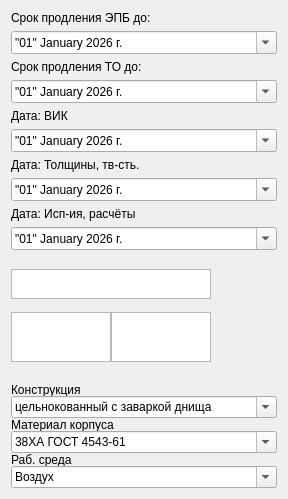
       <widget class="QWidget" name="layoutWidget">
        <property name="geometry">
         <rect>
          <x>590</x>
          <y>10</y>
          <width>288</width>
          <height>499</height>
         </rect>
        </property>
        <layout class="QVBoxLayout" name="verticalLayout_4">
         <item>
          <layout class="QVBoxLayout" name="verticalLayout_9">
           <property name="spacing">
            <number>-1</number>
           </property>
           <property name="leftMargin">
            <number>0</number>
           </property>
           <item>
            <widget class="QLabel" name="label_7">
             <property name="text">
              <string>Срок продления ЭПБ до:</string>
             </property>
            </widget>
           </item>
           <item>
            <widget class="QDateEdit" name="prodlEPB_date">
             <property name="accessibleName">
              <string notr="true"/>
             </property>
             <property name="wrapping">
              <bool>false</bool>
             </property>
             <property name="buttonSymbols">
              <enum>QAbstractSpinBox::ButtonSymbols::UpDownArrows</enum>
             </property>
             <property name="accelerated">
              <bool>false</bool>
             </property>
             <property name="displayFormat">
              <string>&quot;dd&quot; MMMM yyyy г.</string>
             </property>
             <property name="calendarPopup">
              <bool>true</bool>
             </property>
             <property name="currentSectionIndex">
              <number>-2</number>
             </property>
             <property name="timeSpec">
              <enum>Qt::TimeSpec::LocalTime</enum>
             </property>
             <property name="date">
              <date>
               <year>2026</year>
               <month>1</month>
               <day>1</day>
              </date>
             </property>
            </widget>
           </item>
           <item>
            <widget class="QLabel" name="label_8">
             <property name="text">
              <string>Срок продления ТО до:</string>
             </property>
            </widget>
           </item>
           <item>
            <widget class="QDateEdit" name="prodlTO_date">
             <property name="accessibleName">
              <string notr="true"/>
             </property>
             <property name="wrapping">
              <bool>false</bool>
             </property>
             <property name="buttonSymbols">
              <enum>QAbstractSpinBox::ButtonSymbols::UpDownArrows</enum>
             </property>
             <property name="accelerated">
              <bool>false</bool>
             </property>
             <property name="displayFormat">
              <string>&quot;dd&quot; MMMM yyyy г.</string>
             </property>
             <property name="calendarPopup">
              <bool>true</bool>
             </property>
             <property name="currentSectionIndex">
              <number>-2</number>
             </property>
             <property name="timeSpec">
              <enum>Qt::TimeSpec::LocalTime</enum>
             </property>
             <property name="date">
              <date>
               <year>2026</year>
               <month>1</month>
               <day>1</day>
              </date>
             </property>
            </widget>
           </item>
           <item>
            <widget class="QLabel" name="label_18">
             <property name="text">
              <string>Дата: ВИК</string>
             </property>
            </widget>
           </item>
           <item>
            <widget class="QDateEdit" name="vik_date">
             <property name="accessibleName">
              <string notr="true"/>
             </property>
             <property name="wrapping">
              <bool>false</bool>
             </property>
             <property name="buttonSymbols">
              <enum>QAbstractSpinBox::ButtonSymbols::UpDownArrows</enum>
             </property>
             <property name="accelerated">
              <bool>false</bool>
             </property>
             <property name="displayFormat">
              <string>&quot;dd&quot; MMMM yyyy г.</string>
             </property>
             <property name="calendarPopup">
              <bool>true</bool>
             </property>
             <property name="currentSectionIndex">
              <number>-2</number>
             </property>
             <property name="timeSpec">
              <enum>Qt::TimeSpec::LocalTime</enum>
             </property>
             <property name="date">
              <date>
               <year>2026</year>
               <month>1</month>
               <day>1</day>
              </date>
             </property>
            </widget>
           </item>
           <item>
            <widget class="QLabel" name="label_5">
             <property name="text">
              <string>Дата: Толщины, тв-сть.</string>
             </property>
            </widget>
           </item>
           <item>
            <widget class="QDateEdit" name="tolshTverdost_date">
             <property name="accessibleName">
              <string notr="true"/>
             </property>
             <property name="wrapping">
              <bool>false</bool>
             </property>
             <property name="buttonSymbols">
              <enum>QAbstractSpinBox::ButtonSymbols::UpDownArrows</enum>
             </property>
             <property name="accelerated">
              <bool>false</bool>
             </property>
             <property name="displayFormat">
              <string>&quot;dd&quot; MMMM yyyy г.</string>
             </property>
             <property name="calendarPopup">
              <bool>true</bool>
             </property>
             <property name="currentSectionIndex">
              <number>-2</number>
             </property>
             <property name="timeSpec">
              <enum>Qt::TimeSpec::LocalTime</enum>
             </property>
             <property name="date">
              <date>
               <year>2026</year>
               <month>1</month>
               <day>1</day>
              </date>
             </property>
            </widget>
           </item>
           <item>
            <widget class="QLabel" name="label_6">
             <property name="text">
              <string>Дата: Исп-ия, расчёты</string>
             </property>
            </widget>
           </item>
           <item>
            <widget class="QDateEdit" name="ispRasch_date">
             <property name="accessibleName">
              <string notr="true"/>
             </property>
             <property name="wrapping">
              <bool>false</bool>
             </property>
             <property name="buttonSymbols">
              <enum>QAbstractSpinBox::ButtonSymbols::UpDownArrows</enum>
             </property>
             <property name="accelerated">
              <bool>false</bool>
             </property>
             <property name="displayFormat">
              <string>&quot;dd&quot; MMMM yyyy г.</string>
             </property>
             <property name="calendarPopup">
              <bool>true</bool>
             </property>
             <property name="currentSectionIndex">
              <number>-2</number>
             </property>
             <property name="timeSpec">
              <enum>Qt::TimeSpec::LocalTime</enum>
             </property>
             <property name="date">
              <date>
               <year>2026</year>
               <month>1</month>
               <day>1</day>
              </date>
             </property>
            </widget>
           </item>
          </layout>
         </item>
         <item>
          <layout class="QFormLayout" name="formLayout">
           <property name="horizontalSpacing">
            <number>0</number>
           </property>
           <property name="verticalSpacing">
            <number>0</number>
           </property>
           <item row="0" column="0" colspan="2">
            <widget class="QPlainTextEdit" name="prev_zakl">
             <property name="minimumSize">
              <size>
               <width>200</width>
               <height>30</height>
              </size>
             </property>
             <property name="maximumSize">
              <size>
               <width>200</width>
               <height>30</height>
              </size>
             </property>
             <property name="font">
              <font>
               <family>Times New Roman</family>
               <pointsize>10</pointsize>
              </font>
             </property>
             <property name="layoutDirection">
              <enum>Qt::LayoutDirection::LeftToRight</enum>
             </property>
             <property name="plainText">
              <string/>
             </property>
             <property name="overwriteMode">
              <bool>false</bool>
             </property>
             <property name="placeholderText">
              <string>Предыдущее заключение</string>
             </property>
            </widget>
           </item>
           <item row="1" column="1">
            <widget class="QPlainTextEdit" name="prev_pg_am">
             <property name="minimumSize">
              <size>
               <width>50</width>
               <height>30</height>
              </size>
             </property>
             <property name="maximumSize">
              <size>
               <width>100</width>
               <height>50</height>
              </size>
             </property>
             <property name="plainText">
              <string/>
             </property>
             <property name="placeholderText">
              <string>Кол-во стр. в пред. закл.</string>
             </property>
            </widget>
           </item>
           <item row="1" column="0">
            <widget class="QPlainTextEdit" name="pasp_pg_amount">
             <property name="minimumSize">
              <size>
               <width>50</width>
               <height>30</height>
              </size>
             </property>
             <property name="maximumSize">
              <size>
               <width>100</width>
               <height>50</height>
              </size>
             </property>
             <property name="plainText">
              <string/>
             </property>
             <property name="placeholderText">
              <string>Колво лст пасп.</string>
             </property>
            </widget>
           </item>
          </layout>
         </item>
         <item>
          <layout class="QVBoxLayout" name="verticalLayout_3">
           <property name="spacing">
            <number>0</number>
           </property>
           <item>
            <widget class="QLabel" name="label_3">
             <property name="sizePolicy">
              <sizepolicy hsizetype="Expanding" vsizetype="Expanding">
               <horstretch>0</horstretch>
               <verstretch>0</verstretch>
              </sizepolicy>
             </property>
             <property name="minimumSize">
              <size>
               <width>221</width>
               <height>13</height>
              </size>
             </property>
             <property name="maximumSize">
              <size>
               <width>221</width>
               <height>13</height>
              </size>
             </property>
             <property name="text">
              <string>Конструкция</string>
             </property>
            </widget>
           </item>
           <item>
            <widget class="QComboBox" name="construction">
             <property name="contextMenuPolicy">
              <enum>Qt::ContextMenuPolicy::DefaultContextMenu</enum>
             </property>
             <property name="layoutDirection">
              <enum>Qt::LayoutDirection::LeftToRight</enum>
             </property>
             <property name="editable">
              <bool>true</bool>
             </property>
             <item>
              <property name="text">
               <string>цельнокованный с заваркой днища</string>
              </property>
             </item>
             <item>
              <property name="text">
               <string>цельнотянутый</string>
              </property>
             </item>
             <item>
              <property name="text">
               <string>цельнотянутый с внутренней резьбой</string>
              </property>
             </item>
             <item>
              <property name="text">
               <string>цельнотянутый с внешней резьбой</string>
              </property>
             </item>
            </widget>
           </item>
           <item>
            <widget class="QLabel" name="label_2">
             <property name="minimumSize">
              <size>
               <width>89</width>
               <height>13</height>
              </size>
             </property>
             <property name="maximumSize">
              <size>
               <width>1000</width>
               <height>13</height>
              </size>
             </property>
             <property name="text">
              <string>Материал корпуса</string>
             </property>
            </widget>
           </item>
           <item>
            <widget class="QComboBox" name="material">
             <property name="editable">
              <bool>true</bool>
             </property>
             <item>
              <property name="text">
               <string>38ХА ГОСТ 4543-61</string>
              </property>
             </item>
             <item>
              <property name="text">
               <string>09Г2С</string>
              </property>
             </item>
            </widget>
           </item>
           <item>
            <widget class="QLabel" name="label">
             <property name="minimumSize">
              <size>
               <width>62</width>
               <height>13</height>
              </size>
             </property>
             <property name="maximumSize">
              <size>
               <width>100</width>
               <height>13</height>
              </size>
             </property>
             <property name="text">
              <string>Раб. среда</string>
             </property>
            </widget>
           </item>
           <item>
            <widget class="QComboBox" name="rab_sreda">
             <property name="editable">
              <bool>true</bool>
             </property>
             <item>
              <property name="text">
               <string>Воздух</string>
              </property>
             </item>
             <item>
              <property name="text">
               <string>Азот</string>
              </property>
             </item>
            </widget>
           </item>
          </layout>
         </item>
        </layout>
       </widget>
